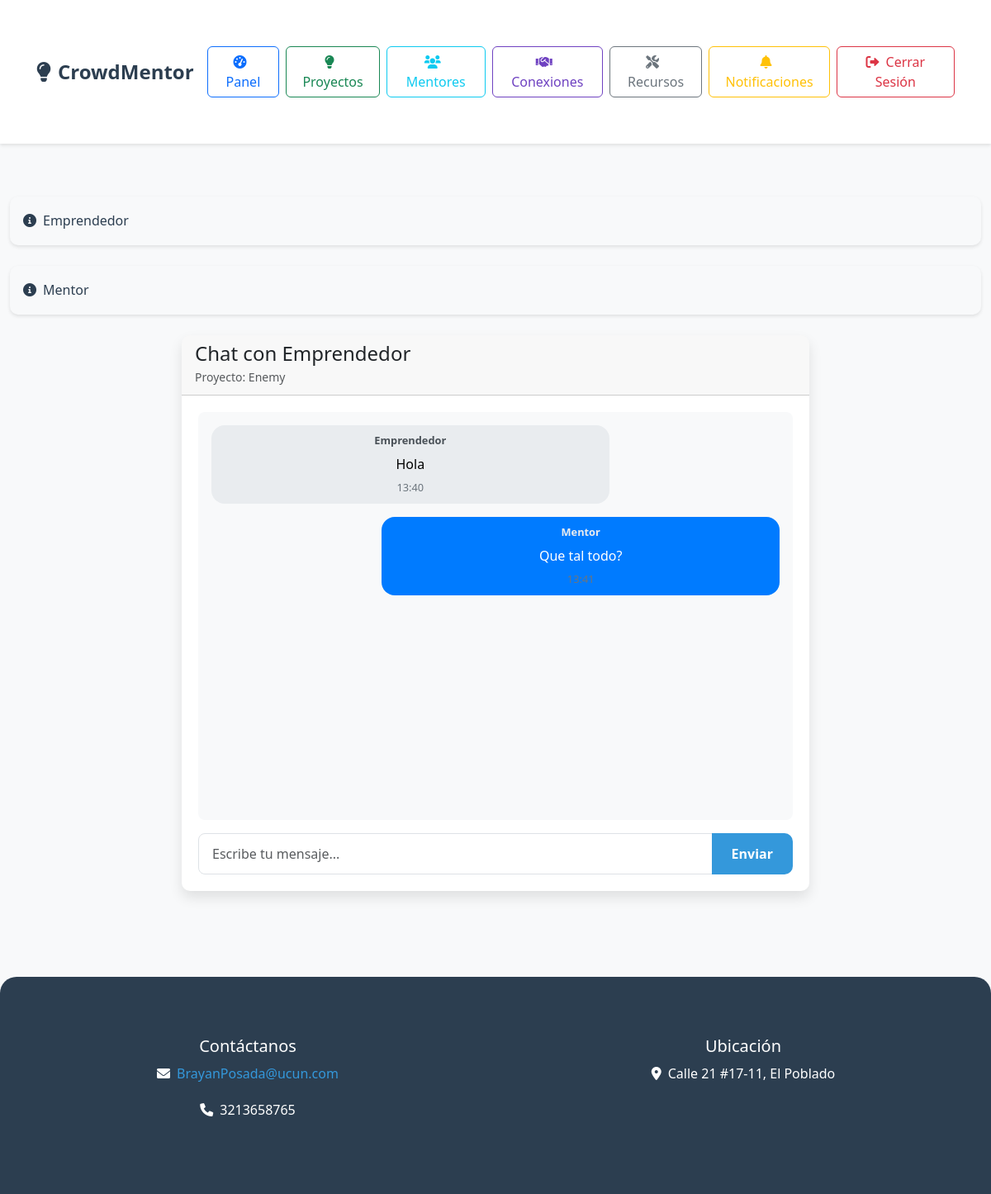
/mentorship/chat/1/ (signed in), run on the app's committed database.
### core/models.py (models this page shows, shortened)
class Message(models.Model):
    mentorship = models.ForeignKey(Mentorship, on_delete=models.CASCADE, related_name='messages')
    sender = models.ForeignKey(User, on_delete=models.CASCADE)
    content = models.TextField()
    timestamp = models.DateTimeField(auto_now_add=True)
    is_read = models.BooleanField(default=False)
    class Meta:
        ordering = ['timestamp']
    def __str__(self):
        return self.sender.username

class Mentorship(models.Model):
    INITIATED_BY_CHOICES = [
        ('mentor', 'Mentor'),
        ('entrepreneur', 'Entrepreneur'),
    ]
    project = models.ForeignKey(Project, on_delete=models.CASCADE, related_name='mentorships')
    mentor = models.ForeignKey(User, on_delete=models.CASCADE)
    assigned_at = models.DateTimeField(default=timezone.now)
    status = models.CharField(
        max_length=20,
        choices=[('pending', 'Pending'), ('accepted', 'Accepted'), ('rejected', 'Rejected')],
        default='pending'
    )
    initiated_by = models.CharField(
        max_length=20,
        choices=INITIATED_BY_CHOICES,
        default='mentor'
    )

class Project(models.Model):
    PROJECT_STATUS = (
        ('draft', 'Borrador'),
        ('active', 'Activo'),
        ('funded', 'Financiado'),
        ('completed', 'Completado'),
        ('cancelled', 'Cancelado'),
    )
    title = models.CharField(max_length=200)
    description = models.TextField()
    owner = models.ForeignKey(User, on_delete=models.CASCADE, related_name='projects')
    category = models.ForeignKey('ProjectCategory', on_delete=models.SET_NULL, null=True, blank=True)
    funding_goal = models.DecimalField(max_digits=10, decimal_places=2)
    amount_raised = models.DecimalField(max_digits=10, decimal_places=2, default=0)
    created_at = models.DateTimeField(default=timezone.now)
    image = models.ImageField(upload_to='projects/', blank=True, null=True)
    is_active = models.BooleanField(default=True)
    status = models.CharField(max_length=20, choices=PROJECT_STATUS, default='active')
    views_count = models.IntegerField(default=0)
    likes_count = models.IntegerField(default=0)
    deadline = models.DateField(blank=True, null=True)
    tags = models.CharField(max_length=500, blank=True, help_text="Separar con comas")

### core/views.py (the view, shortened to what this page needs)
# urls.py: path('mentorship/chat/<int:mentorship_id>/', views.mentorship_chat, name='mentorship_chat'),
@login_required
def mentorship_chat(request, mentorship_id):
    mentorship = get_object_or_404(Mentorship, id=mentorship_id)
    if request.user != mentorship.mentor and request.user != mentorship.project.owner:
        messages.error(request, 'No tienes permiso para acceder a este chat.')
        return redirect('dashboard')
    if mentorship.status != 'accepted':
        messages.error(request, 'Esta mentoría no está activa.')
        return redirect('dashboard')
    today = timezone.now().date()
    chat_messages = mentorship.messages.filter(
        timestamp__date=today
    ).order_by('timestamp')
    return render(request, 'mentorship_chat.html', {
        'mentorship': mentorship,
        'messages': chat_messages,
        'other_user': mentorship.mentor if request.user == mentorship.project.owner else mentorship.project.owner
    })

### core/templatetags/custom_filters.py (called while the page is built)
@register.filter
def has_profile(user):
    return hasattr(user, 'profile') and user.profile is not None

@register.filter
def get_user_type(user):
    if hasattr(user, 'profile') and user.profile:
        return user.profile.user_type
    return None

### core/templates/mentorship_chat.html (shortened to what this page needs)
{% extends 'base.html' %}
{% load static %}
{% block extra_css %}
<link rel="stylesheet" href="{% static 'css/mentorship_chat.css' %}">
{% endblock %}
{% block content %}
<div class="container mt-4">
    <div class="row">
        <div class="col-md-8 mx-auto">
            <div class="card">
                <div class="card-header">
                    <h4 class="mb-0">Chat con {{ other_user.get_full_name|default:other_user.username }}</h4>
                    <small class="text-muted">Proyecto: {{ mentorship.project.title }}</small>
                </div>
                <div class="card-body">
                    <div class="chat-container">
                        <div class="chat-messages" id="chat-messages">
                            {% for message in messages %}
                            <div class="message {% if message.sender == request.user %}sent{% else %}received{% endif %}">
                                <div class="sender-name">
                                    {{ message.sender.get_full_name|default:message.sender.username }}
                                </div>
                                <div class="message-content">{{ message.content }}</div>
                                <div class="timestamp">
                                    {{ message.timestamp|time:"H:i" }}
                                </div>
                            </div>
                            {% empty %}
                            <div class="text-center text-muted">
                                No hay mensajes aún. ¡Inicia la conversación!
                            </div>
                            {% endfor %}
                        </div>
                        <form method="post" class="message-form">
                            <div class="input-group message-input">
                                <input type="text" name="content" class="form-control" placeholder="Escribe tu mensaje..." required>
                                <button type="submit" class="btn btn-primary">Enviar</button>
                            </div>
                        </form>
                    </div>
                </div>
            </div>
        </div>
    </div>
</div>
{% endblock %}

### core/templates/base.html (shortened to what this page needs)
{% load static %}
{% load custom_filters %}
<!DOCTYPE html>
<html lang="es">
<head>
    <link href="https://cdn.jsdelivr.net/npm/bootstrap@5.3.0/dist/css/bootstrap.min.css" rel="stylesheet">
    <link rel="stylesheet" href="https://cdnjs.cloudflare.com/ajax/libs/animate.css/4.1.1/animate.min.css">
    <link rel="stylesheet" href="https://cdnjs.cloudflare.com/ajax/libs/font-awesome/6.0.0/css/all.min.css">
    <link rel="stylesheet" href="{% static 'css/styles.css' %}">
    <link rel="stylesheet" href="{% static 'css/home.css' %}">
    <link rel="stylesheet" href="{% static 'css/project_list.css' %}">
    <link rel="stylesheet" href="{% static 'css/project_detail.css' %}">
    <link rel="stylesheet" href="{% static 'css/project_create.css' %}">
    <link rel="stylesheet" href="{% static 'css/resources.css' %}">
    <link rel="stylesheet" href="{% static 'css/base.css' %}">
    {% block extra_css %}{% endblock %}
</head>
<body>
    <nav class="navbar navbar-expand-lg navbar-light">
        <div class="container">
            <a class="navbar-brand" href="{% url 'home' %}">
                <i class="fas fa-lightbulb me-2"></i>CrowdMentor
            </a>
            <div class="collapse navbar-collapse" id="navbarNav">
                <ul class="navbar-nav ms-auto">
                    <div class="d-flex align-items-center">
                        {% if user.is_authenticated %}
                            {% if user.is_staff %}
                                <a href="{% url 'admin_dashboard' %}" class="btn btn-outline-primary me-2">
                                    <i class="fas fa-tachometer-alt me-2"></i>Panel
                                </a>
                            {% else %}
                                <a href="{% url 'dashboard' %}" class="btn btn-outline-primary me-2">
                                    <i class="fas fa-tachometer-alt me-2"></i>Panel
                                </a>
                            {% endif %}
                            <a href="{% url 'project_list' %}" class="btn btn-outline-success me-2">
                                <i class="fas fa-lightbulb me-2"></i>Proyectos
                            </a>
                            <a href="{% url 'mentor_list' %}" class="btn btn-outline-info me-2">
                                <i class="fas fa-users me-2"></i>Mentores
                            </a>
                            {% if user.is_authenticated and user|has_profile %}
                                {% with user_type=user|get_user_type %}
                                    {% if user_type == 'mentor' or user_type == 'investor' %}
                                        <a href="{% url 'mentor_investor_connections' %}" class="btn btn-outline-purple me-2 position-relative">
                                            <i class="fas fa-handshake me-2"></i>Conexiones
                                        </a>
                                    {% endif %}
                                {% endwith %}
                            {% endif %}
                            <a href="{% url 'resources' %}" class="btn btn-outline-secondary me-2">
                                <i class="fas fa-tools me-2"></i>Recursos
                            </a>
                            <a href="{% url 'notifications' %}" class="btn btn-outline-warning me-2 position-relative">
                                <i class="fas fa-bell me-2"></i>Notificaciones
                            </a>
                            <a href="{% url 'logout' %}" class="btn btn-outline-danger">
                                <i class="fas fa-sign-out-alt me-2"></i>Cerrar Sesión
                            </a>
                        {% endif %}
                    </div>
                </ul>
            </div>
        </div>
    </nav>
    <div class="container py-4">
        {% if messages %}
            {% for message in messages %}
                <div class="alert alert-{{ message.tags }} animate__animated animate__fadeIn">
                    <i class="fas fa-info-circle me-2"></i>{{ message }}
                </div>
            {% endfor %}
        {% endif %}
        {% block content %}
        {% endblock %}
    </div>
    <footer class="text-center">
        <div class="container">
            <div class="row">
                <div class="col-md-6">
                    <h5>Contáctanos</h5>
                    <p><i class="fas fa-envelope me-2"></i><a href="mailto:BrayanPosada@ucun.com">BrayanPosada@ucun.com</a></p>
                    <p><i class="fas fa-phone me-2"></i>3213658765</p>
                </div>
                <div class="col-md-6">
                    <h5>Ubicación</h5>
                    <p><i class="fas fa-map-marker-alt me-2"></i>Calle 21 #17-11, El Poblado</p>
                </div>
            </div>
        </div>
    </footer>
</body>
</html>

### core/static/css/styles.css (style rules this page uses)
body { font-family: 'Montserrat', Arial, sans-serif; background-color: #f9fafb; color: #2d3748; line-height: 1.7; margin: 0; padding: 0; }
.navbar { background-color: #1c7ed6; padding: 15px 0; box-shadow: 0 4px 8px rgba(0, 0, 0, 0.1); margin: 0; }
.navbar-brand { font-size: 2rem; font-weight: 700; color: #fff !important; }
.container { max-width: 1200px; margin-top: 40px; margin-bottom: 40px; }
.card { border: none; border-radius: 15px; box-shadow: 0 8px 16px rgba(0, 0, 0, 0.1); transition: transform 0.3s ease, box-shadow 0.3s ease; background-color: #ffffff; }
.card-body { padding: 20px; text-align: center; }
.btn-primary { background-color: #4c6ef5; border-color: #4c6ef5; font-weight: 600; padding: 12px 30px; border-radius: 10px; transition: background-color 0.3s ease, transform 0.2s ease; }
.alert { border-radius: 10px; font-size: 1rem; margin-bottom: 25px; }
.form-control { border-radius: 10px; font-size: 1rem; padding: 12px; }
footer { background-color: #1c7ed6; color: #fff; padding: 40px 0; text-align: center; font-size: 1rem; border-radius: 20px 20px 0 0; }
footer a { color: #ffd43b; text-decoration: none; }

### core/static/css/home.css (style rules this page uses)
.card { transition: all var(--transition-speed) ease; border-radius: var(--border-radius); overflow: hidden; }

### core/static/css/project_detail.css (style rules this page uses)
.btn-primary { transition: all var(--transition-speed) ease; }

### core/static/css/project_create.css (style rules this page uses)
.form-control { border-radius: 8px; border: 1px solid #dee2e6; padding: 0.75rem 1rem; transition: all 0.3s ease; }
.btn-primary { padding: 0.75rem 1.5rem; font-weight: 600; transition: all 0.3s ease; }

### core/static/css/base.css (style rules this page uses)
:root { --primary-color: #2c3e50; --secondary-color: #3498db; --accent-color: #e74c3c; --background-color: #f8f9fa; --text-color: #2c3e50; --border-radius: 10px; --transition-speed: 0.3s; --box-shadow: 0 4px 15px rgba(0,0,0,0.1); }
body { font-family: 'Segoe UI', Tahoma, Geneva, Verdana, sans-serif; background-color: var(--background-color); color: var(--text-color); min-height: 100vh; display: flex; flex-direction: column; margin: 0; padding: 0; }
.navbar { background-color: white; box-shadow: 0 2px 4px rgba(0,0,0,0.1); padding: 1rem 2rem; transition: all var(--transition-speed) ease; margin: 0; position: relative; top: 0; width: 100%; z-index: 1000; }
.navbar-brand { font-weight: 700; color: var(--primary-color) !important; font-size: 1.5rem; transition: transform var(--transition-speed) ease; }
.btn-primary { background-color: var(--secondary-color); border: none; transition: all var(--transition-speed) ease; animation: fadeInUp 1s ease 0.4s; animation-fill-mode: both; }
.btn-outline-purple { color: #6f42c1; border-color: #6f42c1; transition: all var(--transition-speed) ease; }
.alert { border-radius: var(--border-radius); border: none; box-shadow: 0 2px 4px rgba(0,0,0,0.1); animation: slideInDown 0.5s ease; }
footer { background-color: var(--primary-color); color: white; padding: 2rem 0; margin-top: auto; }
footer a { color: var(--secondary-color); text-decoration: none; transition: color var(--transition-speed) ease; }

### core/static/css/mentorship_chat.css (style rules this page uses)
.chat-container { height: 70vh; display: flex; flex-direction: column; }
.chat-messages { flex-grow: 1; overflow-y: auto; padding: 1rem; background-color: #f8f9fa; border-radius: 0.5rem; margin-bottom: 1rem; }
.message { margin-bottom: 1rem; padding: 0.5rem 1rem; border-radius: 1rem; max-width: 70%; }
.message.sent { background-color: #007bff; color: white; margin-left: auto; }
.message.received { background-color: #e9ecef; color: black; }
.message-form { display: flex; gap: 1rem; }
.message-input { flex-grow: 1; }
.timestamp { font-size: 0.8rem; color: #6c757d; margin-top: 0.25rem; }
.sender-name { font-size: 0.8rem; font-weight: bold; margin-bottom: 0.25rem; }
.message.sent .sender-name { color: #e9ecef; }
.message.received .sender-name { color: #495057; }

### data on the page
Message: sender.username "Emprendedor", sender.get_full_name "Emprendedor", content "Hola", timestamp "13:40"
Message: sender.username "Mentor", sender.get_full_name "Mentor", content "Que tal todo?"
Mentorship: project "Enemy"

### other printed values
{{ other_user.get_full_name|default:other_user.username }} "Emprendedor"
